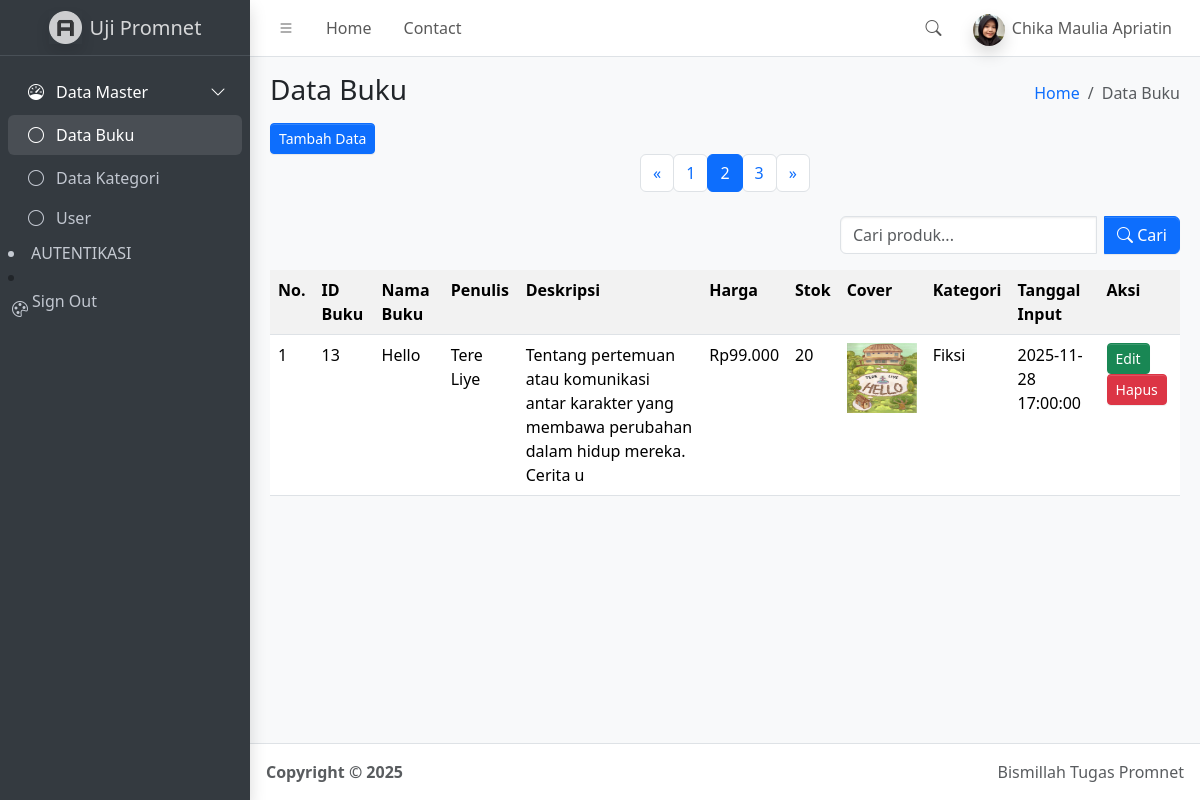
The page /index.php?halaman=2 (signed in) on the database its author committed.
### tables this page shows
CREATE TABLE `buku` (
  `id_buku` int(11) NOT NULL,
  `nama_buku` varchar(50) NOT NULL,
  `penulis` varchar(20) NOT NULL,
  `stok` int(11) NOT NULL,
  `tanggal_input` timestamp NOT NULL DEFAULT current_timestamp(),
  `id_kategori` int(11) NOT NULL,
  `deskripsi` varchar(100) NOT NULL,
  `cover` varchar(225) NOT NULL,
  `harga` int(50) NOT NULL
);

CREATE TABLE `kategori` (
  `id_kategori` int(11) NOT NULL,
  `nama_kategori` varchar(50) NOT NULL,
  `tanggal_input` timestamp NOT NULL DEFAULT current_timestamp()
);

### function.php (called while the page is built, shortened)
<?php
$conn = mysqli_connect("localhost", "root", "", "simbs");
function query($query){
    global $conn;
    $result = mysqli_query($conn, $query);
    $rows = [];
    while( $row = mysqli_fetch_assoc($result) ) {
        $rows[] = $row;
    }
    return $rows;
}
?>

### index.php (the view, shortened to what this page needs)
<?php
    require("function.php");
    $jumlahDataPerHalaman = 2;
    $jumlahData = count(query("SELECT * FROM buku"));
    $jumlahHalaman = ceil($jumlahData / $jumlahDataPerHalaman);
    $halamanAktif = ( isset($_GET["halaman"]) ) ? $_GET["halaman"] : 1;
    $awalData = ( $jumlahDataPerHalaman * $halamanAktif ) - $jumlahDataPerHalaman;
    $buku = query("
    SELECT buku.*, kategori.nama_kategori
    FROM buku
    JOIN kategori ON buku.id_kategori = kategori.id_kategori
    ORDER BY buku.tanggal_input DESC
    LIMIT $awalData, $jumlahDataPerHalaman
    ");
?>
<!doctype html>
<html lang="en">
  <head>
    <link
      rel="stylesheet"
      href="https://cdn.jsdelivr.net/npm/@fontsource/source-sans-3@5.0.12/index.css"
      media="print"
      onload="this.media='all'"
    />
    <link
      rel="stylesheet"
      href="https://cdn.jsdelivr.net/npm/overlayscrollbars@2.11.0/styles/overlayscrollbars.min.css"
    />
    <link
      rel="stylesheet"
      href="https://cdn.jsdelivr.net/npm/bootstrap-icons@1.13.1/font/bootstrap-icons.min.css"
    />
    <link rel="stylesheet" href="dist/css/adminlte.min.css" />
    <link
      rel="stylesheet"
      href="https://cdn.jsdelivr.net/npm/apexcharts@3.37.1/dist/apexcharts.css"
    />
    <link
      rel="stylesheet"
      href="https://cdn.jsdelivr.net/npm/jsvectormap@1.5.3/dist/css/jsvectormap.min.css"
    />
  </head>
  <body class="layout-fixed sidebar-expand-lg bg-body-tertiary">
    <div class="app-wrapper">
      <nav class="app-header navbar navbar-expand bg-body">
        <div class="container-fluid">
          <ul class="navbar-nav">
            <li class="nav-item">
              <a class="nav-link" data-lte-toggle="sidebar" href="#" role="button">
                <i class="bi bi-list"></i>
              </a>
            </li>
            <li class="nav-item d-none d-md-block">
              <a href="#" class="nav-link">Home</a>
            </li>
            <li class="nav-item d-none d-md-block">
              <a href="#" class="nav-link">Contact</a>
            </li>
          </ul>
          <ul class="navbar-nav ms-auto">
            <li class="nav-item">
              <a class="nav-link" data-widget="navbar-search" href="#" role="button">
                <i class="bi bi-search"></i>
              </a>
            </li>
            <li class="nav-item dropdown user-menu">
              <a href="#" class="nav-link dropdown-toggle" data-bs-toggle="dropdown">
                <img
                  src="dist/assets/img/profil.jpg"
                  class="user-image rounded-circle shadow"
                  alt="User Image"
                />
                <span class="d-none d-md-inline">Chika Maulia Apriatin</span>
              </a>
            </li>
          </ul>
        </div>
      </nav>
      <aside class="app-sidebar bg-body-secondary shadow" data-bs-theme="dark">
        <div class="sidebar-brand">
          <a href="index.php" class="brand-link">
            <img
              src="dist/assets/img/AdminLTELogo.png"
              alt="AdminLTE Logo"
              class="brand-image opacity-75 shadow"
            />
            <span class="brand-text fw-light">Uji Promnet</span>
          </a>
        </div>
        <div class="sidebar-wrapper">
          <nav class="mt-2">
            <ul
              class="nav sidebar-menu flex-column"
              data-lte-toggle="treeview"
              role="navigation"
              aria-label="Main navigation"
              data-accordion="false"
              id="navigation"
            >
              <li class="nav-item menu-open">
                <a href="#" class="nav-link active">
                  <i class="nav-icon bi bi-speedometer"></i>
                  <p>
                    Data Master
                  </p>
                </a>
                <ul class="nav nav-treeview">
                  <li class="nav-item">
                    <a href="./index.php" class="nav-link active">
                      <i class="nav-icon bi bi-circle"></i>
                      <p>Data Buku</p>
                    </a>
                  </li>
                  <li class="nav-item">
                    <a href="./index_kategori.php" class="nav-link">
                      <i class="nav-icon bi bi-circle"></i>
                      <p>Data Kategori</p>
                    </a>
                  </li>
                </ul>
              </li>
              <li class="nav-item">
                    <a href="./index2.html" class="nav-link">
                      <i class="nav-icon bi bi-circle"></i>
                      <p>User</p>
                    </a>
                  </li>
                </ul>
              <li class="nav-header">AUTENTIKASI</li>
              <li class="nav-item">
                <a href="logout.php" class="nav-link"
                  onclick="return confirm('Yakin ingin logout?');">
                  <i class="nav-icon bi bi-palette"></i>
                  <p>Sign Out</p>
                </a>
              </li>
          </nav>
        </div>
      </aside>
      <main class="app-main">
        <div class="app-content-header">
          <div class="container-fluid">
            <div class="row">
              <div class="col-sm-6">
                <h3 class="mb-3">Data Buku</h3>
                <a href="tambah_data.php">
                  <button class="btn-sm btn btn-primary">Tambah Data</button>
                </a>
              </div>
              <div class="col-sm-6 d-flex flex-column align-items-end">
                <ol class="breadcrumb">
                  <li class="breadcrumb-item"><a href="#">Home</a></li>
                  <li class="breadcrumb-item active" aria-current="page">Data Buku</li>
                </ol>
              </div>
              <div class="col-12 d-flex justify-content-center">
              <nav aria-label="Page navigation example">
                    <ul class="pagination" >
                        <?php if ($halamanAktif > 1) : ?>
                            <li class="page-item">
                                <a class="page-link" href="?halaman=<?= $halamanAktif - 1; ?>">&laquo;</a>
                            </li>
                        <?php endif; ?>
                        <?php for ($i = 1; $i <= $jumlahHalaman; $i++) : ?>
                            <?php if ($i == $halamanAktif) : ?>
                                <li class="page-item active">
                                    <a class="page-link" href="?halaman=<?= $i; ?>"><?= $i; ?></a>
                                </li>
                            <?php else : ?>
                                <li class="page-item">
                                    <a class="page-link" href="?halaman=<?= $i; ?>"><?= $i; ?></a>
                                </li>
                            <?php endif; ?>
                        <?php endfor; ?>
                        <?php if ($halamanAktif < $jumlahHalaman) : ?>
                            <li class="page-item">
                                <a class="page-link" href="?halaman=<?= $halamanAktif + 1; ?>">&raquo;</a>
                            </li>
                        <?php endif; ?>
                    </ul>
                </nav>
                </div>
            <div class="col-sm-12 d-flex justify-content-end">
                <form class="mt-2">
                  <div class="input-group">
                  <input
                    type="text"
                    class="form-control me-2"
                    name="keyword"
                    placeholder="Cari produk..."
                  >
                  <button class="btn btn-primary" type="submit">
                    <i class="bi bi-search"></i> Cari
                  </button>
                </div>
                </form>
              </div>
            </div>
          </div>
        </div>
        <div class="app-content">
          <div class="container-fluid">
            <div class="row">
              <div class="col">
                <table class="table table-striped table-hover">
                  <tr>
                    <th>No.</th>
                    <th>ID Buku</th>
                    <th>Nama Buku</th>
                    <th>Penulis</th>
                    <th>Deskripsi</th>
                    <th>Harga</th>
                    <th>Stok</th>
                    <th>Cover</th>
                    <th>Kategori</th>
                    <th>Tanggal Input</th>
                    <th>Aksi</th>
                  </tr>
                  <?php $no=1 ?>
                  <?php foreach($buku as $data): ?>
                  <tr>
                    <td> <?= $no ?> </td>
                    <td> <?= $data['id_buku'] ?> </td>
                    <td> <?= $data['nama_buku'] ?> </td>
                    <td> <?= $data['penulis'] ?> </td>
                    <td> <?= $data['deskripsi'] ?> </td>
                    <td>Rp<?= number_format($data['harga'], 0, ',', '.') ?></td>
                    <td> <?= $data['stok'] ?> </td>
                    <td>
                        <img src="dist/assets/img/<?= $data['cover'] ?>" height="70" width="70" alt="">
                    </td>
                    <td><?= $data['nama_kategori'] ?></td>
                    <td><?= $data['tanggal_input'] ?></td>
                    <td>
                      <a href="ubah_data.php?id_buku=<?= $data['id_buku'] ?>" class="btn-sm btn-success btn">Edit</a>
                      <a href="hapus_data.php?id_buku=<?= $data['id_buku'] ?>"
                        onclick="return confirm('Yakin ingin menghapus data ini?');"
                        class="btn-sm btn-danger btn">Hapus</a>
                    </td>
                  </tr>
                  <?php $no++; ?>
                  <?php endforeach; ?>
                </table>
              </div>
            </div>
          </div>
        </div>
      </main>
      <footer class="app-footer">
        <div class="float-end d-none d-sm-inline">Bismillah Tugas Promnet</div>
        <strong>
          Copyright &copy; 2025&nbsp;
        </strong>
      </footer>
    </div>
  </body>
</html>

### rows shown on the page
buku: id_buku "13", nama_buku "Hello", penulis "Tere Liye", deskripsi "Tentang pertemuan atau komunikasi antar karakter yang membawa perubahan dalam hidup mereka. Cerita u", harga "99.000", stok "20", cover (picture), id_kategori.nama_kategori "Fiksi", tanggal_input "2025-11-28 17:00:00"
